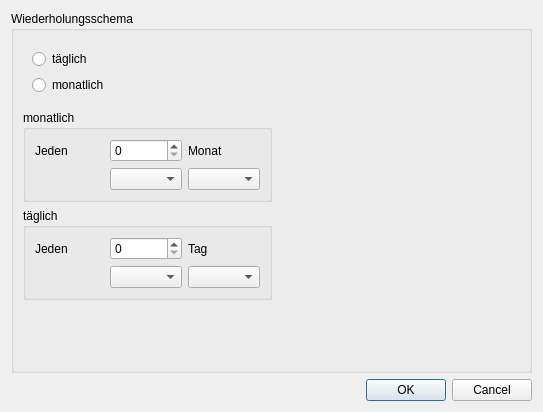
<?xml version="1.0" encoding="UTF-8"?>
<ui version="4.0">
 <class>ContinuousTransactionDialog</class>
 <widget class="QDialog" name="ContinuousTransactionDialog">
  <property name="geometry">
   <rect>
    <x>0</x>
    <y>0</y>
    <width>543</width>
    <height>412</height>
   </rect>
  </property>
  <property name="windowTitle">
   <string>Dauertransaktion erstellen</string>
  </property>
  <layout class="QGridLayout" name="gridLayout_8">
   <item row="0" column="0">
    <widget class="QGroupBox" name="groupBox">
     <property name="title">
      <string>Wiederholungsschema</string>
     </property>
     <layout class="QGridLayout" name="gridLayout_7">
      <item row="3" column="0">
       <widget class="QGroupBox" name="groupBoxDayli">
        <property name="title">
         <string>täglich</string>
        </property>
        <layout class="QGridLayout" name="gridLayout_6">
         <item row="0" column="0">
          <layout class="QGridLayout" name="gridLayout_2">
           <item row="1" column="2">
            <widget class="QComboBox" name="comboBox_3"/>
           </item>
           <item row="0" column="0">
            <widget class="QLabel" name="label_3">
             <property name="text">
              <string>Jeden</string>
             </property>
            </widget>
           </item>
           <item row="1" column="1">
            <widget class="QComboBox" name="comboBox_4"/>
           </item>
           <item row="0" column="1">
            <widget class="QSpinBox" name="spinBox_2"/>
           </item>
           <item row="0" column="2">
            <widget class="QLabel" name="label_4">
             <property name="text">
              <string>Tag</string>
             </property>
            </widget>
           </item>
          </layout>
         </item>
        </layout>
       </widget>
      </item>
      <item row="1" column="0">
       <widget class="QGroupBox" name="groupBoxMonthly">
        <property name="title">
         <string>monatlich</string>
        </property>
        <layout class="QGridLayout" name="gridLayout_3">
         <item row="0" column="0">
          <layout class="QGridLayout" name="gridLayout">
           <item row="1" column="2">
            <widget class="QComboBox" name="comboBox_2"/>
           </item>
           <item row="0" column="0">
            <widget class="QLabel" name="label">
             <property name="text">
              <string>Jeden</string>
             </property>
            </widget>
           </item>
           <item row="1" column="1">
            <widget class="QComboBox" name="comboBox"/>
           </item>
           <item row="0" column="1">
            <widget class="QSpinBox" name="spinBox"/>
           </item>
           <item row="0" column="2">
            <widget class="QLabel" name="label_2">
             <property name="text">
              <string>Monat</string>
             </property>
            </widget>
           </item>
          </layout>
         </item>
        </layout>
       </widget>
      </item>
      <item row="0" column="0">
       <widget class="QWidget" name="widget" native="true">
        <layout class="QGridLayout" name="gridLayout_5">
         <item row="0" column="1">
          <spacer name="horizontalSpacer">
           <property name="orientation">
            <enum>Qt::Horizontal</enum>
           </property>
           <property name="sizeHint" stdset="0">
            <size>
             <width>40</width>
             <height>20</height>
            </size>
           </property>
          </spacer>
         </item>
         <item row="0" column="0">
          <layout class="QGridLayout" name="gridLayout_4">
           <item row="1" column="0">
            <widget class="QRadioButton" name="radioButtonMonthly">
             <property name="text">
              <string>monatlich</string>
             </property>
            </widget>
           </item>
           <item row="0" column="0">
            <widget class="QRadioButton" name="radioButtonDayli">
             <property name="text">
              <string>täglich</string>
             </property>
            </widget>
           </item>
          </layout>
         </item>
        </layout>
       </widget>
      </item>
      <item row="4" column="0">
       <spacer name="verticalSpacer">
        <property name="orientation">
         <enum>Qt::Vertical</enum>
        </property>
        <property name="sizeHint" stdset="0">
         <size>
          <width>20</width>
          <height>40</height>
         </size>
        </property>
       </spacer>
      </item>
      <item row="3" column="1">
       <spacer name="horizontalSpacer_2">
        <property name="orientation">
         <enum>Qt::Horizontal</enum>
        </property>
        <property name="sizeHint" stdset="0">
         <size>
          <width>40</width>
          <height>20</height>
         </size>
        </property>
       </spacer>
      </item>
     </layout>
    </widget>
   </item>
   <item row="1" column="0">
    <widget class="QDialogButtonBox" name="buttonBox">
     <property name="orientation">
      <enum>Qt::Horizontal</enum>
     </property>
     <property name="standardButtons">
      <set>QDialogButtonBox::Cancel|QDialogButtonBox::Ok</set>
     </property>
    </widget>
   </item>
  </layout>
 </widget>
 <resources/>
 <connections>
  <connection>
   <sender>buttonBox</sender>
   <signal>accepted()</signal>
   <receiver>ContinuousTransactionDialog</receiver>
   <slot>accept()</slot>
   <hints>
    <hint type="sourcelabel">
     <x>248</x>
     <y>254</y>
    </hint>
    <hint type="destinationlabel">
     <x>157</x>
     <y>274</y>
    </hint>
   </hints>
  </connection>
  <connection>
   <sender>buttonBox</sender>
   <signal>rejected()</signal>
   <receiver>ContinuousTransactionDialog</receiver>
   <slot>reject()</slot>
   <hints>
    <hint type="sourcelabel">
     <x>316</x>
     <y>260</y>
    </hint>
    <hint type="destinationlabel">
     <x>286</x>
     <y>274</y>
    </hint>
   </hints>
  </connection>
 </connections>
</ui>
